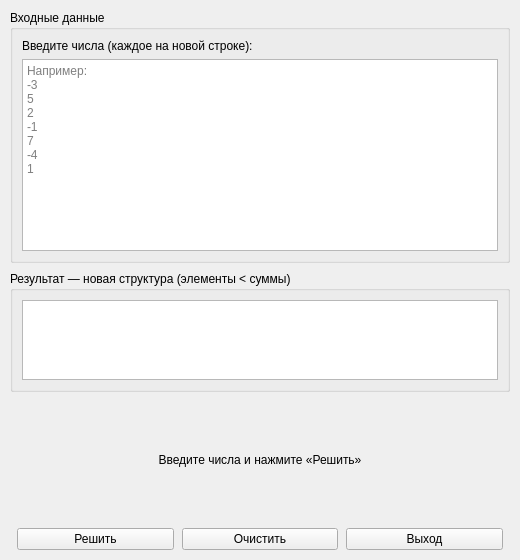
<?xml version="1.0" encoding="UTF-8"?>
<ui version="4.0">
 <class>MainWindow</class>
 <widget class="QMainWindow" name="MainWindow">
  <property name="geometry">
   <rect><x>0</x><y>0</y><width>520</width><height>560</height></rect>
  </property>
  <property name="windowTitle">
   <string>Лаб. 11 | Задание 2 | Вариант 8</string>
  </property>
  <widget class="QWidget" name="centralwidget">
   <layout class="QVBoxLayout" name="verticalLayout" stretch="0,1,1,0,0">
    <property name="margin"><number>10</number></property>
    <property name="spacing"><number>8</number></property>

    <item>
     <widget class="QGroupBox" name="groupInput">
      <property name="title"><string>Входные данные</string></property>
      <layout class="QVBoxLayout">
       <item>
        <widget class="QLabel" name="labelHint">
         <property name="text"><string>Введите числа (каждое на новой строке):</string></property>
        </widget>
       </item>
       <item>
        <widget class="QTextEdit" name="textInput">
         <property name="placeholderText"><string>Например:&#xa;-3&#xa;5&#xa;2&#xa;-1&#xa;7&#xa;-4&#xa;1</string></property>
         <property name="minimumHeight"><number>110</number></property>
        </widget>
       </item>
      </layout>
     </widget>
    </item>

    <item>
     <widget class="QGroupBox" name="groupResult">
      <property name="title"><string>Результат — новая структура (элементы &lt; суммы)</string></property>
      <layout class="QVBoxLayout">
       <item>
        <widget class="QListWidget" name="listResult">
         <property name="minimumHeight"><number>130</number></property>
         <property name="alternatingRowColors"><bool>true</bool></property>
        </widget>
       </item>
      </layout>
     </widget>
    </item>

    <item>
     <widget class="QLabel" name="statusLabel">
      <property name="text"><string>Введите числа и нажмите «Решить»</string></property>
      <property name="alignment"><set>Qt::AlignCenter</set></property>
      <property name="wordWrap"><bool>true</bool></property>
      <property name="minimumHeight"><number>40</number></property>
     </widget>
    </item>

    <item>
     <layout class="QHBoxLayout">
      <item><spacer><property name="orientation"><enum>Qt::Horizontal</enum></property></spacer></item>
      <item>
       <widget class="QPushButton" name="btnSolve">
        <property name="text"><string>Решить</string></property>
        <property name="minimumWidth"><number>100</number></property>
       </widget>
      </item>
      <item>
       <widget class="QPushButton" name="btnClear">
        <property name="text"><string>Очистить</string></property>
        <property name="minimumWidth"><number>100</number></property>
       </widget>
      </item>
      <item>
       <widget class="QPushButton" name="btnExit">
        <property name="text"><string>Выход</string></property>
        <property name="minimumWidth"><number>100</number></property>
       </widget>
      </item>
      <item><spacer><property name="orientation"><enum>Qt::Horizontal</enum></property></spacer></item>
     </layout>
    </item>

   </layout>
  </widget>
 </widget>
 <resources/>
 <connections/>
</ui>
